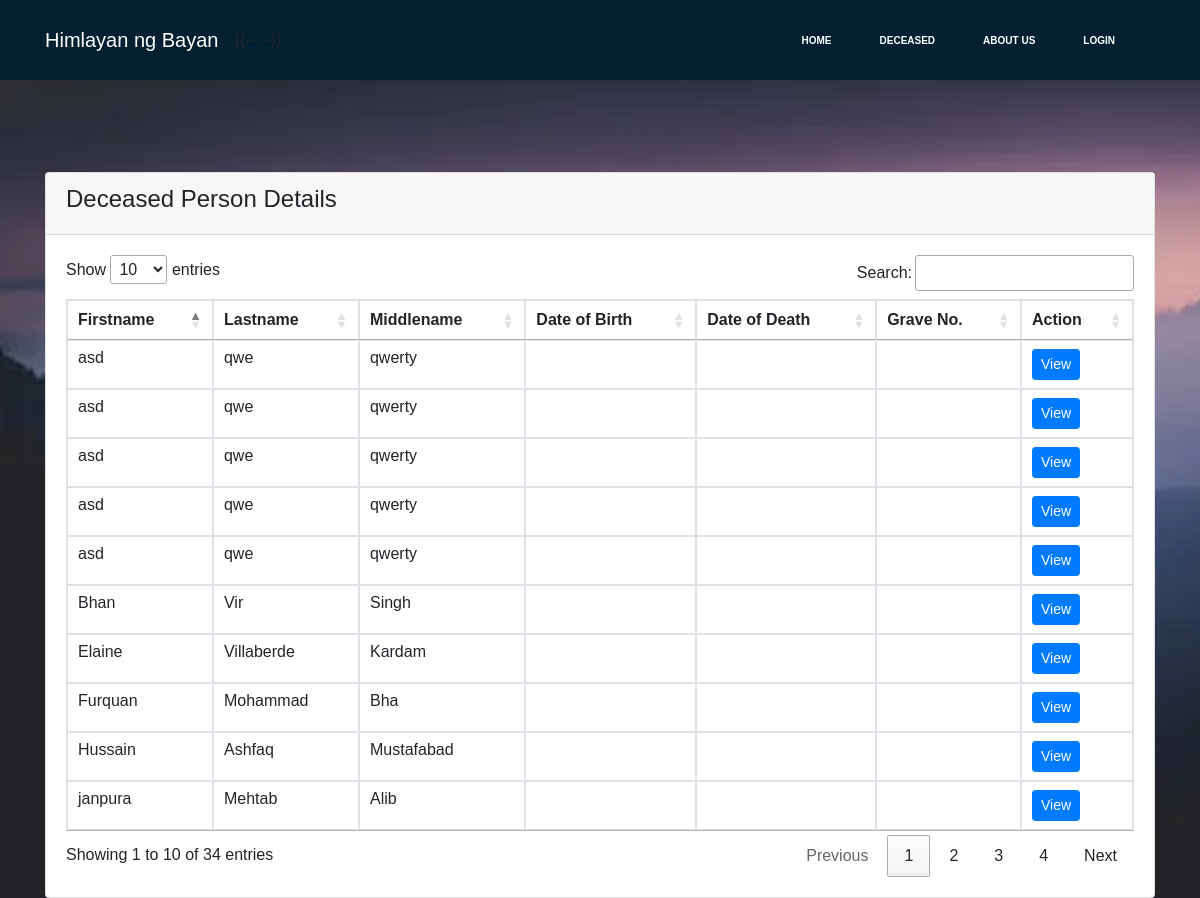
The app's page /Aboutus3.php with its own data.
### tables this page shows
CREATE TABLE `dperson` (
  `id` int(30) NOT NULL,
  `firstname` varchar(255) NOT NULL,
  `lastname` varchar(255) NOT NULL,
  `middlename` varchar(255) NOT NULL,
  `DofBirth` date NOT NULL,
  `DofDeath` date NOT NULL,
  `Graveno` int(100) NOT NULL
);

### Aboutus3.php (the view, shortened to what this page needs)
<!doctype html>
<html lang="en">
    <head>
        <link rel="stylesheet" href="assets/bootstrap/css/bootstrap.min.css">
        <link rel="stylesheet" href="assets/fonts/simple-line-icons.min.css">
        <link rel="stylesheet" href="assets/css/smoothproducts.css">
        <link rel="stylesheet" href="css/user.css">
    </head>
    <body style="background-image:url(&quot;assets/img/lugar.webp&quot;); background-size:cover;">
        <nav class="navbar navbar-light navbar-expand-lg fixed-top bg- #000d1a clean-navbar" style="background-color: #032030; height: 80px;">
            <div class="container">
                <a class="navbar-brand logo" href="#" style="font-family: Arial, sans-serif font-weight: bold; font-size:20px; color:white;">Himlayan ng Bayan</a>
                <div class="collapse navbar-collapse" id="navcol-1">
                    <ul class="navbar-nav ml-auto">
                        <li class="nav-item"><a class="nav-link" href="index.php" style="font-size: 10px; color:white;">Home</a></li>
                        <li class="nav-item"><a class="nav-link" href="Aboutus3.php" style="font-size: 10px; color:white;">Deceased</a></li>
                        <li class="nav-item"><a class="nav-link" href="Aboutuser.php" style="font-size: 10px; color:white;">About Us</a></li>
                        <li class="nav-item"><a class="nav-link" href="login_form.php" style="font-size: 10px; color:white;">Login</a></li>
                    </ul>
                </div>
            </div>
        </nav>
        <div class="container mt-4" style="padding-top: 100px;">
            <div>
                <div>
                    <div>
                                <div class="card">
                                    <div class="card-header">
                                        <h4>Deceased Person Details
                                        </h4>
                                    </div>
                                    <div class="card-body">
                                        <table id="ohTable" class="table table-bordered">
                                            <thead>
                                            <tr>
                                                <th>Firstname</th>
                                                <th>Lastname</th>
                                                <th>Middlename</th>
                                                <th>Date of Birth</th>
                                                <th>Date of Death</th>
                                                <th>Grave No.</th>
                                                <th>Action</th>
                                            </tr>
                                            </thead>
                                            <tbody>
                                            <?php
                                            $conn = mysqli_connect("localhost","root","","user_db");
                                                $query = "SELECT * FROM dperson";
                                                $query_run = mysqli_query($conn, $query);
                                            if(mysqli_num_rows($query_run) > 0 )
                                            {
                                                foreach($query_run as $dperson)
                                                {
                                                    $i = 1;
                                                    ?>
                                                    <tr>
                                                        <td><?= $dperson['firstname']; ?></td>
                                                        <td><?= $dperson['lastname']; ?></td>
                                                        <td><?= $dperson['middlename']; ?></td>
                                                        <td><?= $dperson['dofBirth']; ?></td>
                                                        <td><?= $dperson['dofDeath']; ?></td>
                                                        <td><?= $dperson['graveNo']; ?></td>
                                                        <td>
                                                            <form action="code.php" method="POST" class="d-inline">
                                                                <a class="btn btn-primary btn-sm viewSelection"
                                                                data-toggle="modal"
                                                                data-target="#displayPerson"
                                                                data-darea="Area: <?php echo ceil($dperson['graveNo'] / 60) ?>"
                                                                data-graveno="Graveyard: <?php echo $dperson['graveNo'] ?>"
                                                                data-name="<?php echo $dperson['firstname'] . ' ' . $dperson['lastname'] . ' ' . $dperson['middlename'] ?>"
                                                                data-death="<?php echo $dperson['dofDeath'] ?>"
                                                                data-birth="<?php echo $dperson['dofBirth'] ?>"
                                                                data-dareaImg="images/area<?php echo $i ?>.webp" href="#">View</a>
                                                            </form>
                                                        </td>
                                                    </tr>
                                                    <?php
                                                }
                                            }
                                            else
                                            {
                                                echo "<h5> No Record Found </h5>";
                                            }
                                            ?>
                                            </tbody>
                                        </table>
                            </div>
                                    <link rel="stylesheet" href="https://cdn.datatables.net/1.11.3/css/jquery.dataTables.min.css">
                        </div>
                    </div>
                </div>
            </div>
</body>
</html>

### assets/css/smoothproducts.css (style rules this page uses)
html, body { height: 100%; width: 100%; }

### css/user.css (style rules this page uses)
body { margin:0; font-family:Arial; }

### records on screen
dperson: firstname "Furquan", lastname "Mohammad", middlename "Bha"
dperson: firstname "janpura", lastname "Mehtab", middlename "Alib"
dperson: firstname "Bhan", lastname "Vir", middlename "Singh"
dperson: firstname "Hussain", lastname "Ashfaq", middlename "Mustafabad"
dperson: firstname "Elaine", lastname "Villaberde", middlename "Kardam"
dperson: firstname "asd", lastname "qwe", middlename "qwerty"
dperson: firstname "asd", lastname "qwe", middlename "qwerty"
dperson: firstname "asd", lastname "qwe", middlename "qwerty"
dperson: firstname "asd", lastname "qwe", middlename "qwerty"
dperson: firstname "asd", lastname "qwe", middlename "qwerty"
